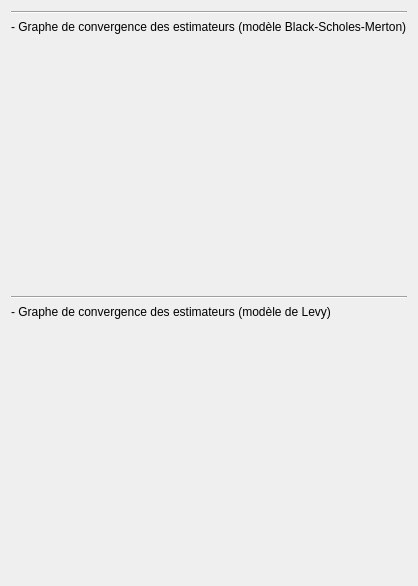
      <widget class="QWidget" name="tab_3">
       <attribute name="title">
        <string>Graphes de convergence</string>
       </attribute>
       <layout class="QVBoxLayout" name="verticalLayout_6">
        <item>
         <widget class="Line" name="line_7">
          <property name="orientation">
           <enum>Qt::Horizontal</enum>
          </property>
         </widget>
        </item>
        <item>
         <widget class="QLabel" name="label_15">
          <property name="text">
           <string>- Graphe de convergence des estimateurs (modèle Black-Scholes-Merton)</string>
          </property>
         </widget>
        </item>
        <item>
         <widget class="QCustomPlot" name="Plot_ConvB" native="true">
          <property name="sizePolicy">
           <sizepolicy hsizetype="Expanding" vsizetype="Expanding">
            <horstretch>0</horstretch>
            <verstretch>0</verstretch>
           </sizepolicy>
          </property>
          <property name="minimumSize">
           <size>
            <width>300</width>
            <height>250</height>
           </size>
          </property>
         </widget>
        </item>
        <item>
         <widget class="Line" name="line_6">
          <property name="orientation">
           <enum>Qt::Horizontal</enum>
          </property>
         </widget>
        </item>
        <item>
         <widget class="QLabel" name="label_16">
          <property name="text">
           <string>- Graphe de convergence des estimateurs (modèle de Levy)</string>
          </property>
         </widget>
        </item>
        <item>
         <widget class="QCustomPlot" name="Plot_ConvL" native="true">
          <property name="sizePolicy">
           <sizepolicy hsizetype="Expanding" vsizetype="Expanding">
            <horstretch>0</horstretch>
            <verstretch>0</verstretch>
           </sizepolicy>
          </property>
          <property name="minimumSize">
           <size>
            <width>300</width>
            <height>250</height>
           </size>
          </property>
         </widget>
        </item>
       </layout>
      </widget>
